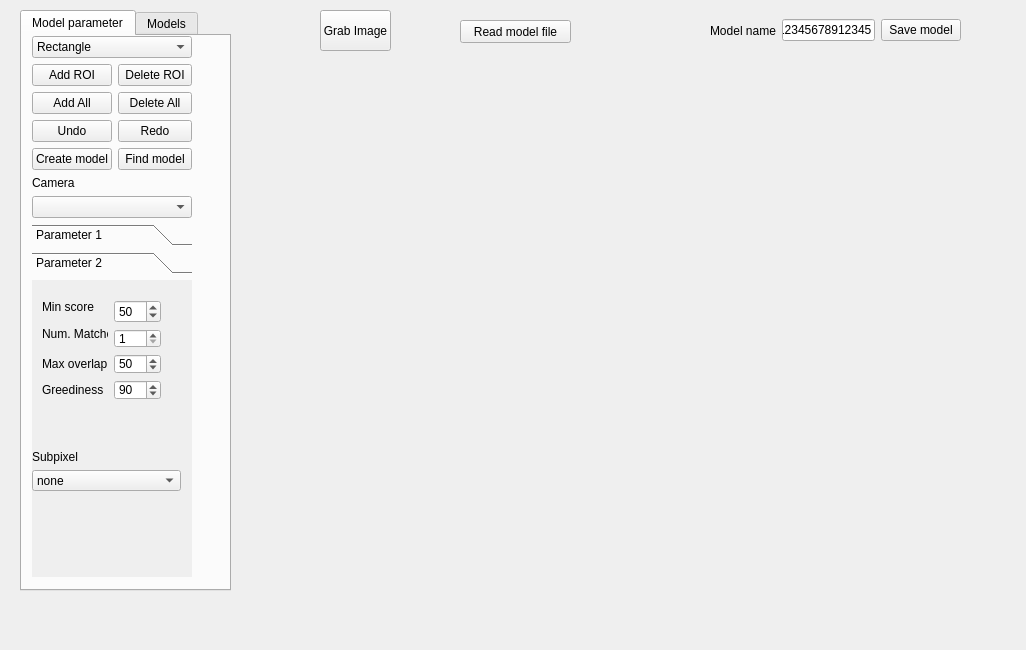
<?xml version="1.0" encoding="UTF-8"?>
<ui version="4.0">
 <class>MatchingUi</class>
 <widget class="QWidget" name="MatchingUi">
  <property name="geometry">
   <rect>
    <x>0</x>
    <y>0</y>
    <width>1026</width>
    <height>650</height>
   </rect>
  </property>
  <property name="windowTitle">
   <string>Form</string>
  </property>
  <widget class="QPushButton" name="pbGrabImage">
   <property name="geometry">
    <rect>
     <x>320</x>
     <y>10</y>
     <width>71</width>
     <height>41</height>
    </rect>
   </property>
   <property name="text">
    <string>Grab Image</string>
   </property>
  </widget>
  <widget class="QWidget" name="verticalLayoutWidget">
   <property name="geometry">
    <rect>
     <x>320</x>
     <y>60</y>
     <width>641</width>
     <height>491</height>
    </rect>
   </property>
   <layout class="QVBoxLayout" name="vlHwindows"/>
  </widget>
  <widget class="QTabWidget" name="tabWidget">
   <property name="geometry">
    <rect>
     <x>20</x>
     <y>10</y>
     <width>211</width>
     <height>581</height>
    </rect>
   </property>
   <property name="currentIndex">
    <number>0</number>
   </property>
   <widget class="QWidget" name="tab">
    <attribute name="title">
     <string>Model parameter</string>
    </attribute>
    <widget class="QWidget" name="layoutWidget">
     <property name="geometry">
      <rect>
       <x>10</x>
       <y>0</y>
       <width>160</width>
       <height>541</height>
      </rect>
     </property>
     <layout class="QVBoxLayout" name="verticalLayout_3">
      <item>
       <layout class="QFormLayout" name="formLayout">
        <item row="0" column="0" colspan="2">
         <widget class="QComboBox" name="cmbRoiShape">
          <item>
           <property name="text">
            <string>Rectangle</string>
           </property>
          </item>
          <item>
           <property name="text">
            <string>Rectangle 2</string>
           </property>
          </item>
          <item>
           <property name="text">
            <string>Circle</string>
           </property>
          </item>
          <item>
           <property name="text">
            <string>Ellispe</string>
           </property>
          </item>
          <item>
           <property name="text">
            <string>Polygone</string>
           </property>
          </item>
          <item>
           <property name="text">
            <string>Free hand</string>
           </property>
          </item>
         </widget>
        </item>
        <item row="1" column="0">
         <widget class="QPushButton" name="pbAddRoi">
          <property name="text">
           <string>Add ROI</string>
          </property>
         </widget>
        </item>
        <item row="1" column="1">
         <widget class="QPushButton" name="pbDeleteRoi">
          <property name="text">
           <string>Delete ROI</string>
          </property>
         </widget>
        </item>
        <item row="2" column="0">
         <widget class="QPushButton" name="pbAddAll">
          <property name="text">
           <string>Add All</string>
          </property>
         </widget>
        </item>
        <item row="2" column="1">
         <widget class="QPushButton" name="pbDeleteAll">
          <property name="text">
           <string>Delete All</string>
          </property>
         </widget>
        </item>
        <item row="3" column="0">
         <widget class="QPushButton" name="pbUndoRoi">
          <property name="text">
           <string>Undo</string>
          </property>
         </widget>
        </item>
        <item row="3" column="1">
         <widget class="QPushButton" name="pbRedoRoi">
          <property name="text">
           <string>Redo</string>
          </property>
         </widget>
        </item>
        <item row="4" column="0">
         <widget class="QPushButton" name="pbOkRoi">
          <property name="text">
           <string>Create model</string>
          </property>
         </widget>
        </item>
        <item row="4" column="1">
         <widget class="QPushButton" name="pbFindModel">
          <property name="text">
           <string>Find model</string>
          </property>
         </widget>
        </item>
       </layout>
      </item>
      <item>
       <widget class="QLabel" name="lblCameras">
        <property name="text">
         <string>Camera</string>
        </property>
       </widget>
      </item>
      <item>
       <widget class="QComboBox" name="cmbCamera"/>
      </item>
      <item>
       <layout class="QVBoxLayout" name="verticalLayout_2">
        <item>
         <widget class="QToolBox" name="toolBox">
          <property name="currentIndex">
           <number>1</number>
          </property>
          <widget class="QWidget" name="page">
           <property name="geometry">
            <rect>
             <x>0</x>
             <y>0</y>
             <width>156</width>
             <height>294</height>
            </rect>
           </property>
           <attribute name="label">
            <string>Parameter 1</string>
           </attribute>
           <widget class="QGroupBox" name="groupBox">
            <property name="geometry">
             <rect>
              <x>10</x>
              <y>0</y>
              <width>141</width>
              <height>101</height>
             </rect>
            </property>
            <property name="title">
             <string>Contrast</string>
            </property>
            <widget class="QWidget" name="layoutWidget">
             <property name="geometry">
              <rect>
               <x>10</x>
               <y>20</y>
               <width>128</width>
               <height>74</height>
              </rect>
             </property>
             <layout class="QFormLayout" name="formLayout_2">
              <item row="0" column="0">
               <widget class="QLabel" name="label">
                <property name="text">
                 <string>Lower threshold</string>
                </property>
               </widget>
              </item>
              <item row="0" column="1">
               <widget class="QSpinBox" name="spinLowerThreshold">
                <property name="minimum">
                 <number>1</number>
                </property>
                <property name="maximum">
                 <number>255</number>
                </property>
                <property name="value">
                 <number>10</number>
                </property>
               </widget>
              </item>
              <item row="1" column="0">
               <widget class="QLabel" name="label_2">
                <property name="text">
                 <string>Upper threshold</string>
                </property>
               </widget>
              </item>
              <item row="1" column="1">
               <widget class="QSpinBox" name="spinUpperThreshold">
                <property name="minimum">
                 <number>2</number>
                </property>
                <property name="maximum">
                 <number>255</number>
                </property>
                <property name="value">
                 <number>20</number>
                </property>
               </widget>
              </item>
              <item row="2" column="0">
               <widget class="QLabel" name="label_3">
                <property name="text">
                 <string>Min size</string>
                </property>
               </widget>
              </item>
              <item row="2" column="1">
               <widget class="QSpinBox" name="spinBoxMinSize">
                <property name="minimum">
                 <number>1</number>
                </property>
                <property name="maximum">
                 <number>255</number>
                </property>
                <property name="value">
                 <number>30</number>
                </property>
               </widget>
              </item>
             </layout>
            </widget>
           </widget>
           <widget class="QGroupBox" name="groupBox_2">
            <property name="geometry">
             <rect>
              <x>10</x>
              <y>100</y>
              <width>141</width>
              <height>111</height>
             </rect>
            </property>
            <property name="title">
             <string>Angle</string>
            </property>
            <widget class="QWidget" name="layoutWidget">
             <property name="geometry">
              <rect>
               <x>7</x>
               <y>20</y>
               <width>79</width>
               <height>74</height>
              </rect>
             </property>
             <layout class="QFormLayout" name="formLayout_3">
              <item row="0" column="0">
               <widget class="QLabel" name="label_8">
                <property name="text">
                 <string>Start</string>
                </property>
               </widget>
              </item>
              <item row="0" column="1">
               <widget class="QSpinBox" name="spinStartAngle">
                <property name="minimum">
                 <number>-360</number>
                </property>
                <property name="maximum">
                 <number>360</number>
                </property>
                <property name="value">
                 <number>-180</number>
                </property>
               </widget>
              </item>
              <item row="1" column="0">
               <widget class="QLabel" name="label_9">
                <property name="text">
                 <string>End</string>
                </property>
               </widget>
              </item>
              <item row="1" column="1">
               <widget class="QSpinBox" name="spinEndAngle">
                <property name="minimum">
                 <number>-360</number>
                </property>
                <property name="maximum">
                 <number>360</number>
                </property>
                <property name="value">
                 <number>180</number>
                </property>
               </widget>
              </item>
              <item row="2" column="0">
               <widget class="QLabel" name="label_10">
                <property name="text">
                 <string>Step</string>
                </property>
               </widget>
              </item>
              <item row="2" column="1">
               <widget class="QSpinBox" name="spinStepAngle">
                <property name="minimum">
                 <number>0</number>
                </property>
                <property name="maximum">
                 <number>11</number>
                </property>
                <property name="value">
                 <number>0</number>
                </property>
               </widget>
              </item>
             </layout>
            </widget>
           </widget>
           <widget class="QGroupBox" name="groupBox_3">
            <property name="geometry">
             <rect>
              <x>10</x>
              <y>210</y>
              <width>120</width>
              <height>80</height>
             </rect>
            </property>
            <property name="title">
             <string>Scale %</string>
            </property>
            <widget class="QLabel" name="label_11">
             <property name="geometry">
              <rect>
               <x>7</x>
               <y>20</y>
               <width>71</width>
               <height>20</height>
              </rect>
             </property>
             <property name="text">
              <string>Min</string>
             </property>
            </widget>
            <widget class="QSpinBox" name="spinMinScale">
             <property name="geometry">
              <rect>
               <x>70</x>
               <y>20</y>
               <width>43</width>
               <height>20</height>
              </rect>
             </property>
             <property name="minimum">
              <number>1</number>
             </property>
             <property name="maximum">
              <number>100</number>
             </property>
             <property name="value">
              <number>90</number>
             </property>
            </widget>
            <widget class="QSpinBox" name="spinMaxScale">
             <property name="geometry">
              <rect>
               <x>70</x>
               <y>50</y>
               <width>43</width>
               <height>20</height>
              </rect>
             </property>
             <property name="minimum">
              <number>1</number>
             </property>
             <property name="maximum">
              <number>150</number>
             </property>
             <property name="value">
              <number>110</number>
             </property>
            </widget>
            <widget class="QLabel" name="label_12">
             <property name="geometry">
              <rect>
               <x>10</x>
               <y>50</y>
               <width>41</width>
               <height>20</height>
              </rect>
             </property>
             <property name="text">
              <string>Max</string>
             </property>
            </widget>
           </widget>
          </widget>
          <widget class="QWidget" name="page_2">
           <property name="geometry">
            <rect>
             <x>0</x>
             <y>0</y>
             <width>156</width>
             <height>294</height>
            </rect>
           </property>
           <attribute name="label">
            <string>Parameter 2</string>
           </attribute>
           <widget class="QWidget" name="layoutWidget">
            <property name="geometry">
             <rect>
              <x>10</x>
              <y>20</y>
              <width>119</width>
              <height>100</height>
             </rect>
            </property>
            <layout class="QGridLayout" name="gridLayout">
             <item row="0" column="0">
              <widget class="QLabel" name="label_4">
               <property name="text">
                <string>Min score</string>
               </property>
              </widget>
             </item>
             <item row="0" column="1" rowspan="2">
              <widget class="QSpinBox" name="spinMinScore">
               <property name="maximum">
                <number>100</number>
               </property>
               <property name="value">
                <number>50</number>
               </property>
              </widget>
             </item>
             <item row="1" column="0" rowspan="2">
              <widget class="QLabel" name="label_5">
               <property name="text">
                <string>Num. Matches</string>
               </property>
              </widget>
             </item>
             <item row="2" column="1">
              <widget class="QSpinBox" name="spinNumMatchs">
               <property name="minimum">
                <number>1</number>
               </property>
               <property name="maximum">
                <number>20</number>
               </property>
               <property name="value">
                <number>1</number>
               </property>
              </widget>
             </item>
             <item row="3" column="0">
              <widget class="QLabel" name="label_6">
               <property name="text">
                <string>Max overlap</string>
               </property>
              </widget>
             </item>
             <item row="3" column="1">
              <widget class="QSpinBox" name="spinMaxOverlap">
               <property name="maximum">
                <number>100</number>
               </property>
               <property name="singleStep">
                <number>1</number>
               </property>
               <property name="value">
                <number>50</number>
               </property>
              </widget>
             </item>
             <item row="4" column="0">
              <widget class="QLabel" name="label_7">
               <property name="text">
                <string>Greediness</string>
               </property>
              </widget>
             </item>
             <item row="4" column="1">
              <widget class="QSpinBox" name="spinGreediness">
               <property name="maximum">
                <number>100</number>
               </property>
               <property name="value">
                <number>90</number>
               </property>
              </widget>
             </item>
            </layout>
           </widget>
           <widget class="QWidget" name="layoutWidget">
            <property name="geometry">
             <rect>
              <x>0</x>
              <y>170</y>
              <width>149</width>
              <height>41</height>
             </rect>
            </property>
            <layout class="QVBoxLayout" name="verticalLayout">
             <item>
              <widget class="QLabel" name="label_13">
               <property name="text">
                <string>Subpixel</string>
               </property>
              </widget>
             </item>
             <item>
              <widget class="QComboBox" name="cmbSubpixel">
               <item>
                <property name="text">
                 <string>none</string>
                </property>
               </item>
               <item>
                <property name="text">
                 <string>interpolation</string>
                </property>
               </item>
               <item>
                <property name="text">
                 <string>least_squares</string>
                </property>
               </item>
               <item>
                <property name="text">
                 <string>least_squares_high</string>
                </property>
               </item>
               <item>
                <property name="text">
                 <string>least_squares_very_high</string>
                </property>
               </item>
               <item>
                <property name="text">
                 <string>max_deformation 1</string>
                </property>
               </item>
               <item>
                <property name="text">
                 <string>max_deformation 2</string>
                </property>
               </item>
              </widget>
             </item>
            </layout>
           </widget>
          </widget>
         </widget>
        </item>
       </layout>
      </item>
     </layout>
    </widget>
   </widget>
   <widget class="QWidget" name="tab_2">
    <attribute name="title">
     <string>Models</string>
    </attribute>
    <widget class="QTableView" name="tableView">
     <property name="geometry">
      <rect>
       <x>10</x>
       <y>80</y>
       <width>171</width>
       <height>461</height>
      </rect>
     </property>
    </widget>
    <widget class="QPushButton" name="pbModify">
     <property name="geometry">
      <rect>
       <x>10</x>
       <y>10</y>
       <width>75</width>
       <height>23</height>
      </rect>
     </property>
     <property name="text">
      <string>Modify</string>
     </property>
    </widget>
    <widget class="QPushButton" name="pbCopy">
     <property name="geometry">
      <rect>
       <x>110</x>
       <y>10</y>
       <width>75</width>
       <height>23</height>
      </rect>
     </property>
     <property name="text">
      <string>Copy</string>
     </property>
    </widget>
    <widget class="QPushButton" name="pbDeleteModel">
     <property name="geometry">
      <rect>
       <x>10</x>
       <y>40</y>
       <width>75</width>
       <height>23</height>
      </rect>
     </property>
     <property name="text">
      <string>Delete</string>
     </property>
    </widget>
   </widget>
  </widget>
  <widget class="QWidget" name="layoutWidget">
   <property name="geometry">
    <rect>
     <x>710</x>
     <y>10</y>
     <width>251</width>
     <height>41</height>
    </rect>
   </property>
   <layout class="QHBoxLayout" name="horizontalLayout">
    <item>
     <widget class="QLabel" name="label_14">
      <property name="text">
       <string>Model name</string>
      </property>
     </widget>
    </item>
    <item>
     <widget class="QLineEdit" name="lineEdit">
      <property name="text">
       <string>12345678912345</string>
      </property>
      <property name="maxLength">
       <number>16</number>
      </property>
     </widget>
    </item>
    <item>
     <widget class="QPushButton" name="pushButton">
      <property name="text">
       <string>Save model</string>
      </property>
     </widget>
    </item>
   </layout>
  </widget>
  <widget class="QPushButton" name="pbReadModelFile">
   <property name="geometry">
    <rect>
     <x>460</x>
     <y>20</y>
     <width>111</width>
     <height>23</height>
    </rect>
   </property>
   <property name="text">
    <string>Read model file</string>
   </property>
  </widget>
 </widget>
 <resources/>
 <connections/>
</ui>
